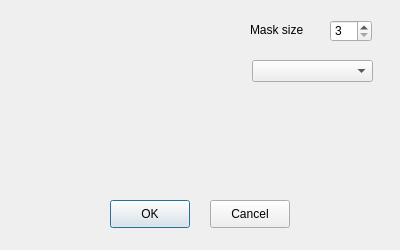
<?xml version="1.0" encoding="UTF-8"?>
<ui version="4.0">
 <class>ChooseMaskDialog</class>
 <widget class="QDialog" name="ChooseMaskDialog">
  <property name="geometry">
   <rect>
    <x>0</x>
    <y>0</y>
    <width>400</width>
    <height>250</height>
   </rect>
  </property>
  <property name="windowTitle">
   <string>Dialog</string>
  </property>
  <widget class="QSpinBox" name="spinBoxMaskSize">
   <property name="geometry">
    <rect>
     <x>330</x>
     <y>20</y>
     <width>42</width>
     <height>22</height>
    </rect>
   </property>
   <property name="minimum">
    <number>3</number>
   </property>
   <property name="maximum">
    <number>7</number>
   </property>
   <property name="singleStep">
    <number>2</number>
   </property>
  </widget>
  <widget class="QComboBox" name="comboBoxPredefinedMask">
   <property name="geometry">
    <rect>
     <x>252</x>
     <y>60</y>
     <width>121</width>
     <height>22</height>
    </rect>
   </property>
  </widget>
  <widget class="QLabel" name="label">
   <property name="geometry">
    <rect>
     <x>250</x>
     <y>22</y>
     <width>55</width>
     <height>16</height>
    </rect>
   </property>
   <property name="text">
    <string>Mask size</string>
   </property>
  </widget>
  <widget class="QPushButton" name="buttonOk">
   <property name="geometry">
    <rect>
     <x>110</x>
     <y>200</y>
     <width>80</width>
     <height>28</height>
    </rect>
   </property>
   <property name="text">
    <string>OK</string>
   </property>
  </widget>
  <widget class="QPushButton" name="buttonCancel">
   <property name="geometry">
    <rect>
     <x>210</x>
     <y>200</y>
     <width>80</width>
     <height>28</height>
    </rect>
   </property>
   <property name="text">
    <string>Cancel</string>
   </property>
  </widget>
 </widget>
 <resources/>
 <connections/>
</ui>
